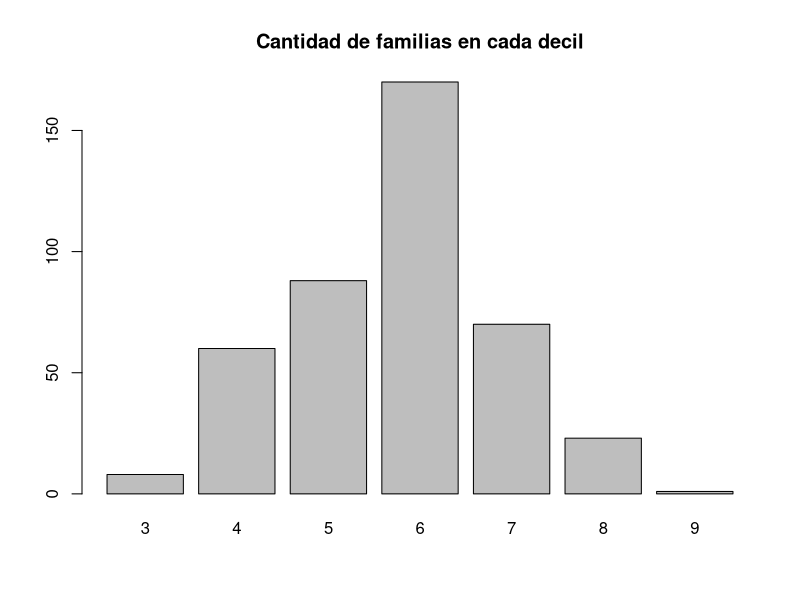
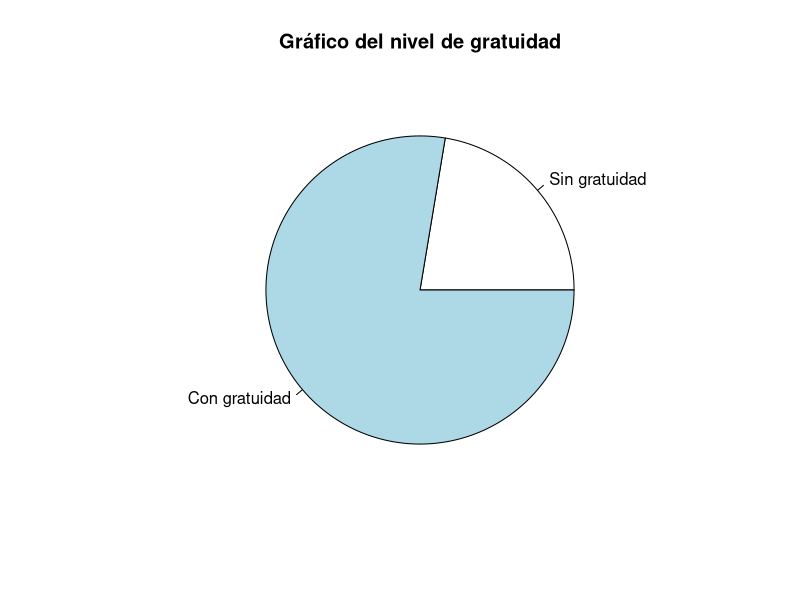

Reproduce these figures in R, in order.
# Leer la base de datos
datos <- read.csv(file = "datos.csv", header = TRUE, sep = ",")

## 1. Crear la variable sueldo per-cápita en R usando la estructura adecuada.
datos$sueldo_per_capita <- round(datos$remuneracion / datos$integrantes)


## 2. Crear la variable decil al que pertenece, considerando la información de
## la tabla deciles.

# Inicialmente todos estarán en el decil 10
datos$decil <- 10

# Valores máximos para cada decil
rangos <- c(
    48750, 74969, 100709, 125558, 154166,
    193104, 250663, 352743, 611728
)

# Actualizar cada registro con el decil correcto
for (i in seq_along(datos$sueldo_per_capita)) {
    for (j in seq_along(rangos)) {
        if (datos$sueldo_per_capita[i] <= rangos[j]) {
            datos$decil[i] <- j
            break
        }
    }
}


## 3. Realice un gráfico de barras de la distribución de estudiantes por decil
## al que pertenece.
barplot(table(datos$decil), main = "Cantidad de familias en cada decil")


## 4. Crear la variable gratuidad con respuesta "Si" o "No" según corresponda.
datos$gratuidad <- "No"
datos$gratuidad[datos$decil <= 6] <- "Si"


## 5. Construya un gráfico circular con el porcentaje de estudiantes con y sin
## gratuidad.
pie(
    table(datos$gratuidad),
    labels = c("Sin gratuidad", "Con gratuidad"),
    main = "Gráfico del nivel de gratuidad"
)
